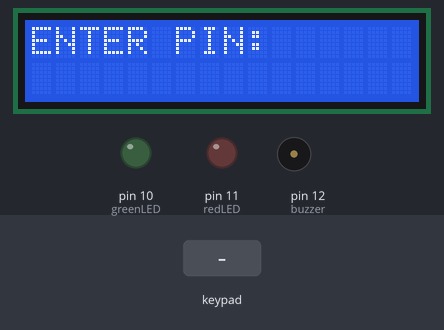
The sketch below on a simulated Arduino Uno, built with avr-gcc and run on an emulated ATmega328P. Parts: 16×2 character LCD, output pins drawn as LEDs (lit = HIGH), buzzer (waves = sounding). Inputs (shaded band) come from the test bench.

Above: at 1.2 s.
1.3 s: keypad keys 1 2 3 4 pressed 0.4 s apart
At 3.9 s:
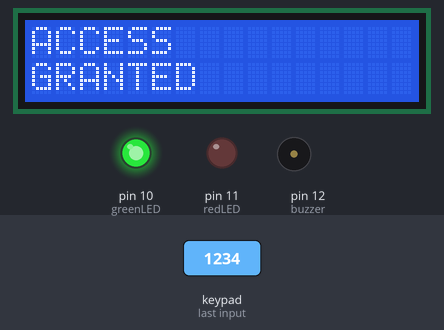
5.9 s: keypad keys 2 3 4 5 pressed 0.4 s apart
At 8.4 s:
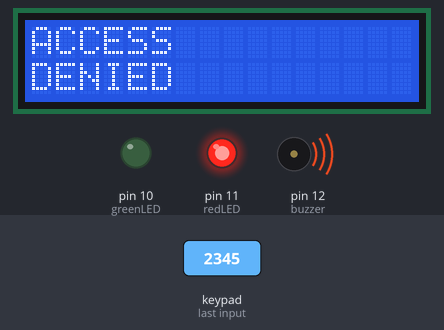
10.5 s: key '1' pressed
At 11.7 s:
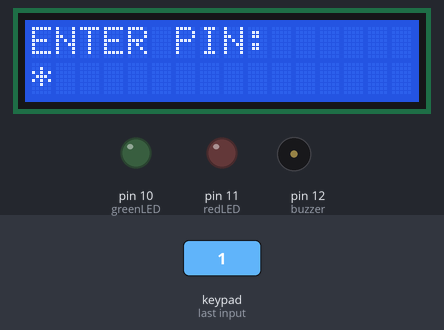
12.0 s: key '2' pressed
At 12.7 s:
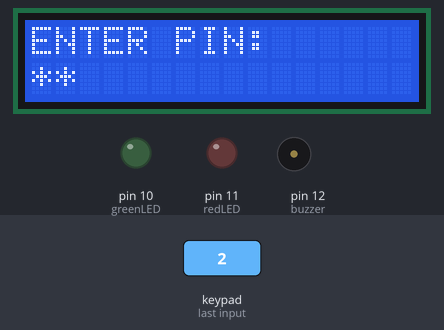
Timing chart, 0 to 14.5 s (numbered marks = the images above; inputs shaded):
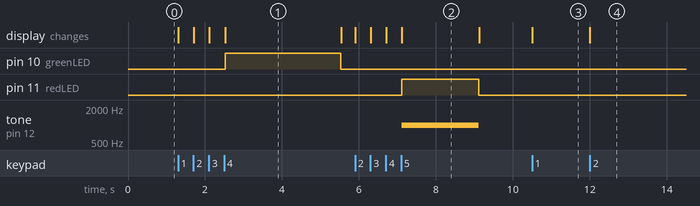

The sketch:

keypad_lcd_display.ino
```cpp
#include <Wire.h>
#include <LiquidCrystal_I2C.h>
#include <Keypad.h>

LiquidCrystal_I2C lcd(0x27, 16, 2);

const byte ROWS = 4;
const byte COLS = 4;

char keys[ROWS][COLS] = {
  {'1','2','3','A'},
  {'4','5','6','B'},
  {'7','8','9','C'},
  {'*','0','#','D'}
};

byte rowPins[ROWS] = {2,3,4,5};
byte colPins[COLS] = {6,7,8,9};

Keypad keypad = Keypad(makeKeymap(keys), rowPins, colPins, ROWS, COLS);

const int greenLED = 10;
const int redLED = 11;
const int buzzer = 12;

String password = "1234";
String enteredPin = "";

int attempts = 0;
bool locked = false;

void setup() {
  pinMode(greenLED, OUTPUT);
  pinMode(redLED, OUTPUT);
  pinMode(buzzer, OUTPUT);

  digitalWrite(greenLED, LOW);
  digitalWrite(redLED, LOW);

  lcd.init();
  lcd.backlight();

  lcd.setCursor(0,0);
  lcd.print("ENTER PIN:");
}

void loop() {

  if (locked) {
    lcd.clear();
    lcd.setCursor(0,0);
    lcd.print("SYSTEM LOCKED");
    lcd.setCursor(0,1);
    lcd.print("Wait 10 Sec");

    delay(10000);

    attempts = 0;
    locked = false;
    enteredPin = "";

    lcd.clear();
    lcd.print("ENTER PIN:");
  }

  char key = keypad.getKey();

  if (key) {

    if (key >= '0' && key <= '9') {

      lcd.setCursor(enteredPin.length(),1);
      lcd.print("*");

      enteredPin += key;
    }

    if (enteredPin.length() == 4) {

      if (enteredPin == password) {

        lcd.clear();
        lcd.print("ACCESS");
        lcd.setCursor(0,1);
        lcd.print("GRANTED");

        digitalWrite(greenLED, HIGH);

        delay(3000);

        digitalWrite(greenLED, LOW);

        attempts = 0;
      }
      else {

        lcd.clear();
        lcd.print("ACCESS");
        lcd.setCursor(0,1);
        lcd.print("DENIED");

        digitalWrite(redLED, HIGH);

        tone(buzzer,1000);

        delay(2000);

        noTone(buzzer);

        digitalWrite(redLED, LOW);

        attempts++;

        if (attempts >= 3) {
          locked = true;
        }
      }

      enteredPin = "";

      lcd.clear();
      lcd.print("ENTER PIN:");
    }
  }
}
```

Measured:
- after the input at 1.3 s, pin 10 (greenLED): LOW → HIGH after 1.2 s, → LOW 3.0 s later; the display: first changes at once (image 1 shows a later state)
- after the input at 5.9 s, pin 11 (redLED): LOW → HIGH after 1.2 s, → LOW 2.0 s later; tone on pin 12 (buzzer): silent → 1000 Hz after 1.2 s, → silent 2.0 s later; the display: first changes at once (image 2 shows a later state)
- after the input at 10.5 s, the display: changes at once (image 3)
- after the input at 12.0 s, the display: changes at once (image 4)
- what the display in image 1 shows lasts 3.0 s, from 2.5 s to 5.5 s
- what the display in image 2 shows lasts 2.0 s, from 7.1 s to 9.1 s
